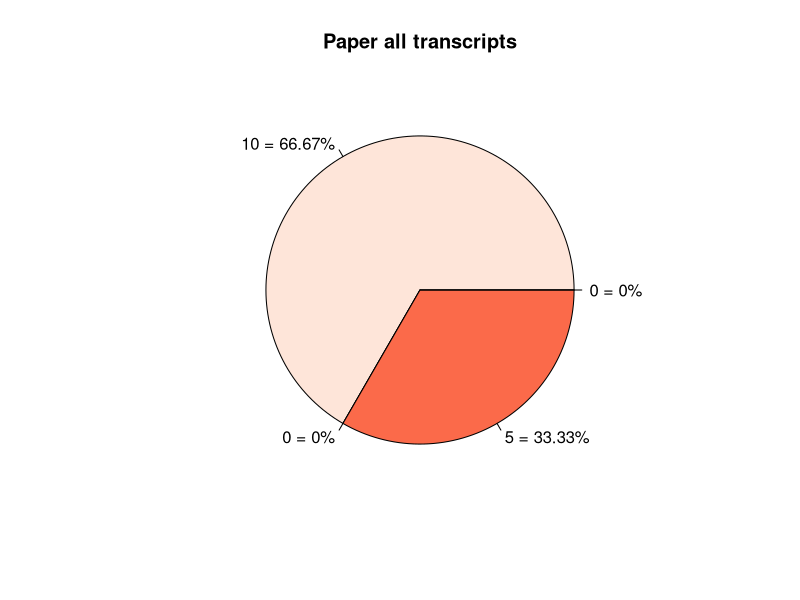
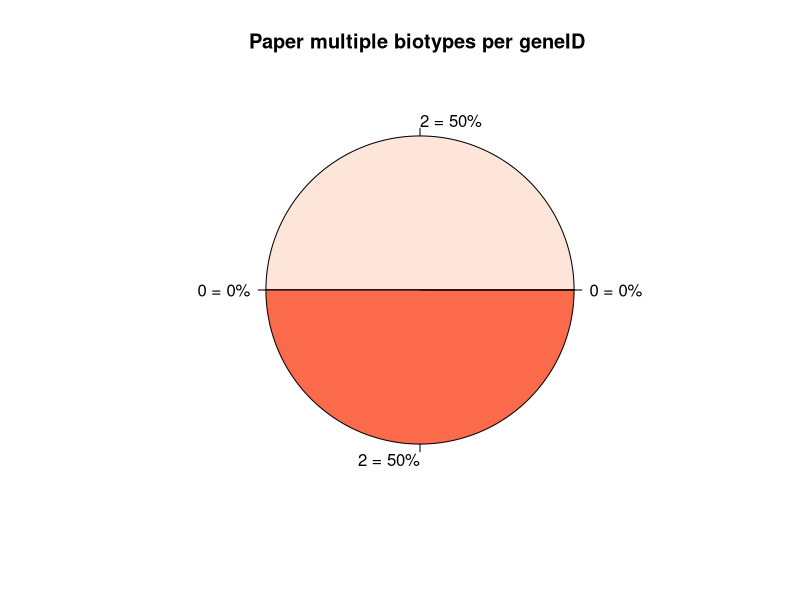
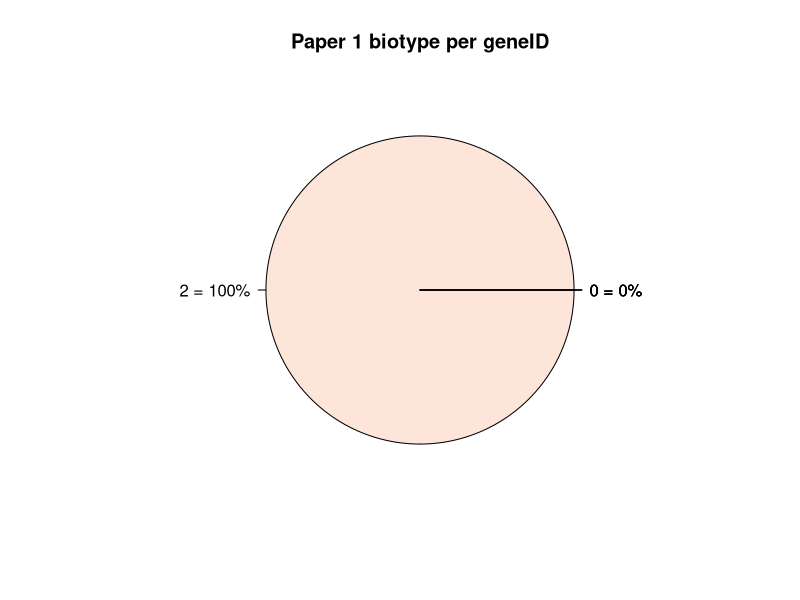
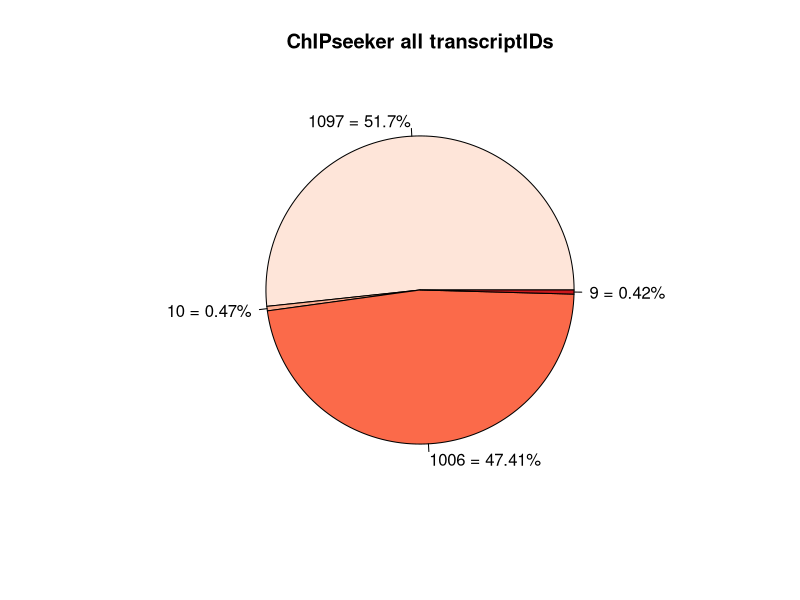
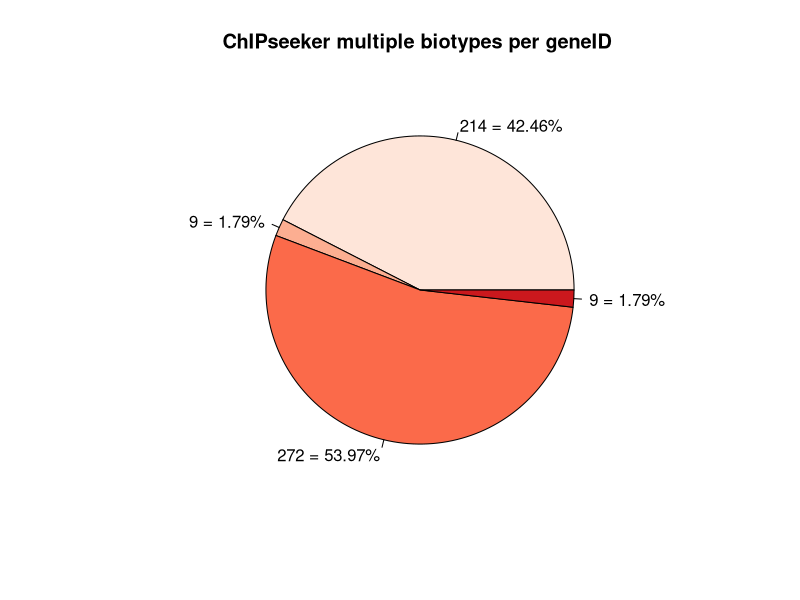
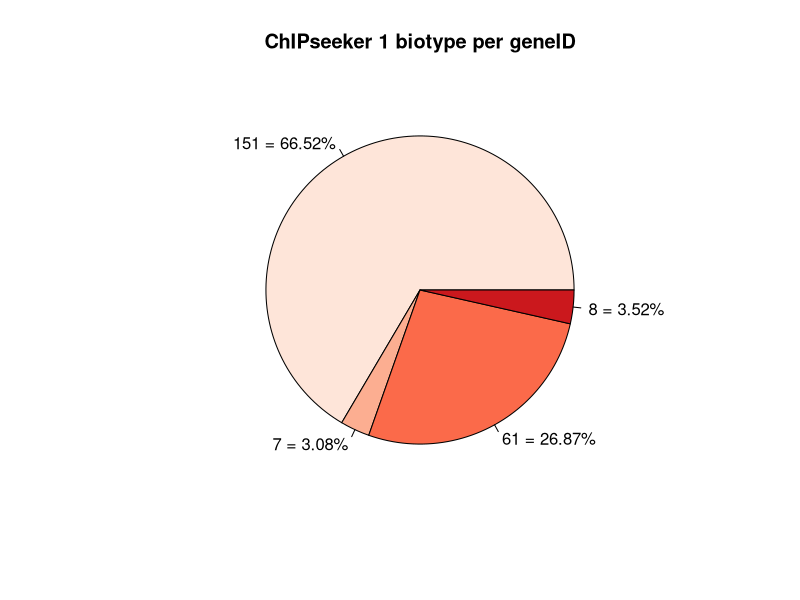
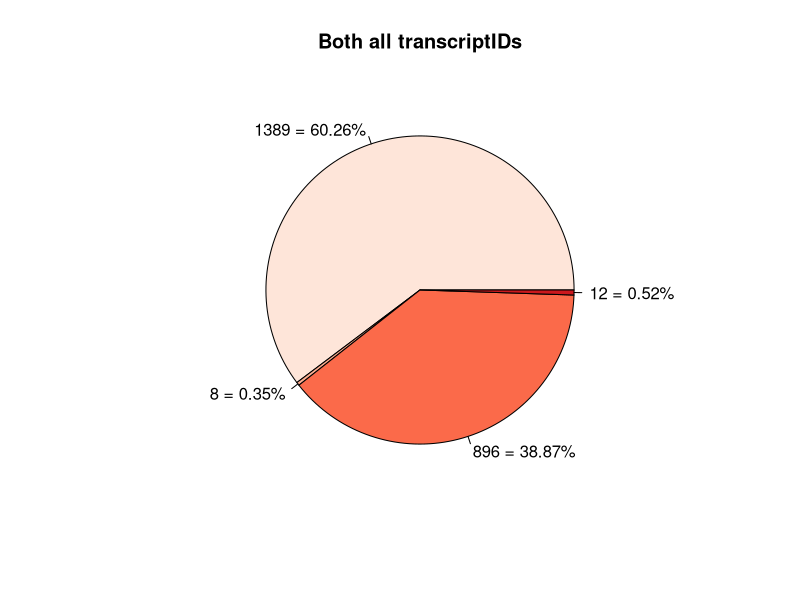
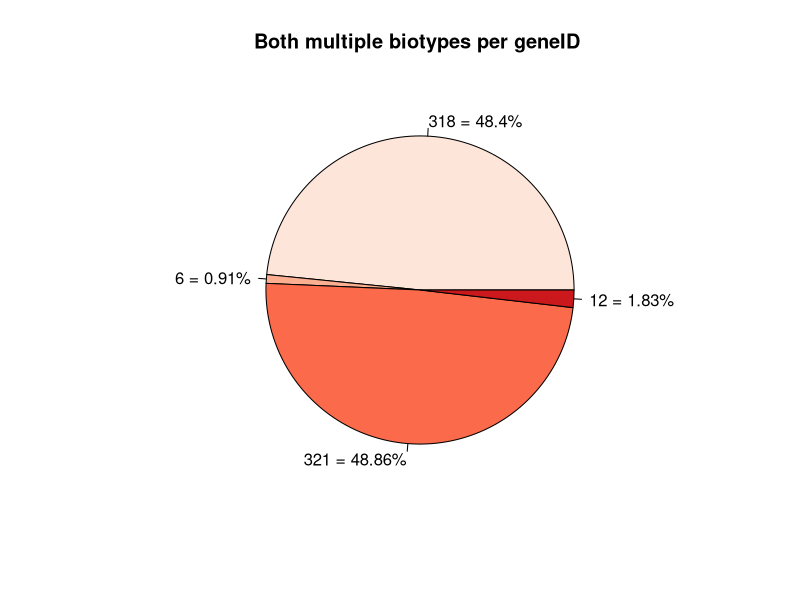

Here is the R script that generated these plots, in order:
setwd("~/STAGE/R/PLN")
library(RColorBrewer)

destination = "~/STAGE/R/PLN/hyperacetylation_comparison_final.pdf"

# Give the chart file a name.
pdf(file = destination)

#specify to save plots in grids (text will be cut off or overlap)
#par(mfrow = c(1,3))

count <-  c(10, 0, 5, 0)
labels <-  c("Protein coding","Pseudogene","Long noncoding","Short noncoding")

color <- brewer.pal(length(count), "Reds")

# Plot the chart.
pie(count, labels = paste0(count, " = ", round(100 * count/sum(count), 2),  "%"), main = "Paper all transcripts", col = color)
#legend("bottomright", c("Protein coding","Pseudogene","Long noncoding","Short noncoding"),
  #fill = color)


count2 <-  c(2, 0, 2, 0)
labels <-  c("Protein coding","Pseudogene","Long noncoding","Short noncoding")

# Plot2 the chart.
pie(count2, labels = paste0(count2, " = ", round(100 * count2/sum(count2), 2),  "%"), main = "Paper multiple biotypes per geneID ", col = color)
#legend("bottomright", c("Protein coding","Pseudogene","Long noncoding","Short noncoding"),
#fill = color)

count3 <-  c(2, 0, 0,0)
labels <-  c("Protein coding","Pseudogene","Long noncoding","Short noncoding")

# Plot3 the chart.
pie(count3, labels = paste0(count3, " = ", round(100 * count3/sum(count3), 2),  "%"), main = "Paper 1 biotype per geneID", col = color)
#legend("bottomright", c("Protein coding","Pseudogene","Long noncoding","Short noncoding"),
       #fill = color)

count4 <-  c(1097, 10, 1006, 9)
labels <-  c("Protein coding","Pseudogene","Long noncoding","Short noncoding")

# Plot the chart.
pie(count4, labels = paste0(count4, " = ", round(100 * count4/sum(count4), 2),  "%"), main = "ChIPseeker all transcriptIDs", col = color)
#legend("bottomright", c("Protein coding","Pseudogene","Long noncoding","Short noncoding"),
#fill = color)

count5 <-  c(214, 9, 272, 9)
labels <-  c("Protein coding","Pseudogene","Long noncoding","Short noncoding")

# Plot2 the chart.
pie(count5, labels = paste0(count5, " = ", round(100 * count5/sum(count5), 2),  "%"), main = "ChIPseeker multiple biotypes per geneID ", col = color)
#legend("bottomright", c("Protein coding","Pseudogene","Long noncoding","Short noncoding"),
#fill = color)

count6 <-  c(151, 7, 61,8)
labels <-  c("Protein coding","Pseudogene","Long noncoding","Short noncoding")

# Plot3 the chart.
pie(count6, labels = paste0(count6, " = ", round(100 * count6/sum(count6), 2),  "%"), main = "ChIPseeker 1 biotype per geneID", col = color)
#legend("bottomright", c("Protein coding","Pseudogene","Long noncoding","Short noncoding"),
      #fill = color)

count7 <-  c(1389, 8, 896, 12)
labels <-  c("Protein coding","Pseudogene","Long noncoding","Short noncoding")


# Plot the chart.
pie(count7, labels = paste0(count7, " = ", round(100 * count7/sum(count7), 2),  "%"), main = "Both all transcriptIDs", col = color)
#legend("bottomright", c("Protein coding","Pseudogene","Long noncoding","Short noncoding"),
#fill = color)


count8 <-  c(318, 6, 321, 12)
labels <-  c("Protein coding","Pseudogene","Long noncoding","Short noncoding")

# Plot2 the chart.
pie(count8, labels = paste0(count8, " = ", round(100 * count8/sum(count8), 2),  "%"), main = "Both multiple biotypes per geneID ", col = color)
#legend("bottomright", c("Protein coding","Pseudogene","Long noncoding","Short noncoding"),
#fill = color)

count9 <-  c(239, 4, 62, 11)
labels <-  c("Protein coding","Pseudogene","Long noncoding","Short noncoding")

# Plot3 the chart.
pie(count9, labels = paste0(count9, " = ", round(100 * count9/sum(count9), 2),  "%"), main = "Both 1 biotype per geneID", col = color)
legend("topright", c("Protein coding","Pseudogene","Long noncoding","Short noncoding"),
       fill = color)

# Save the file.

dev.off()
